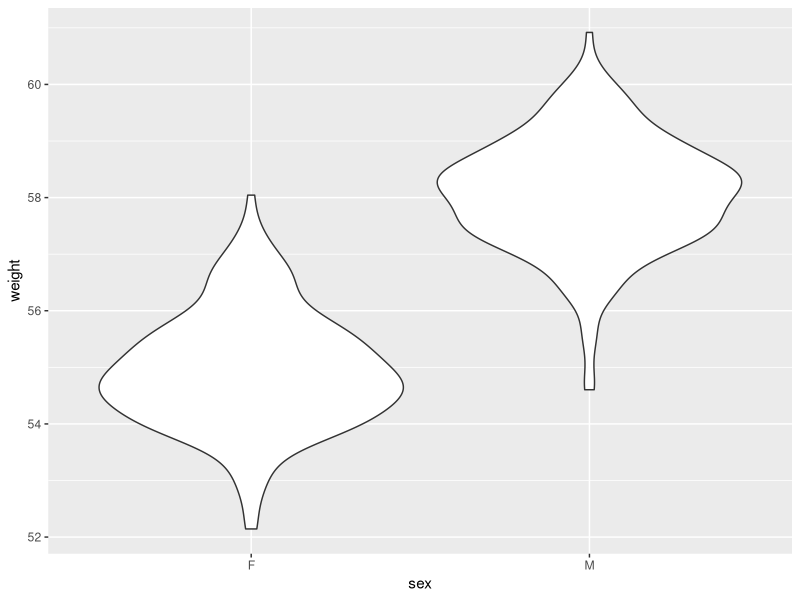
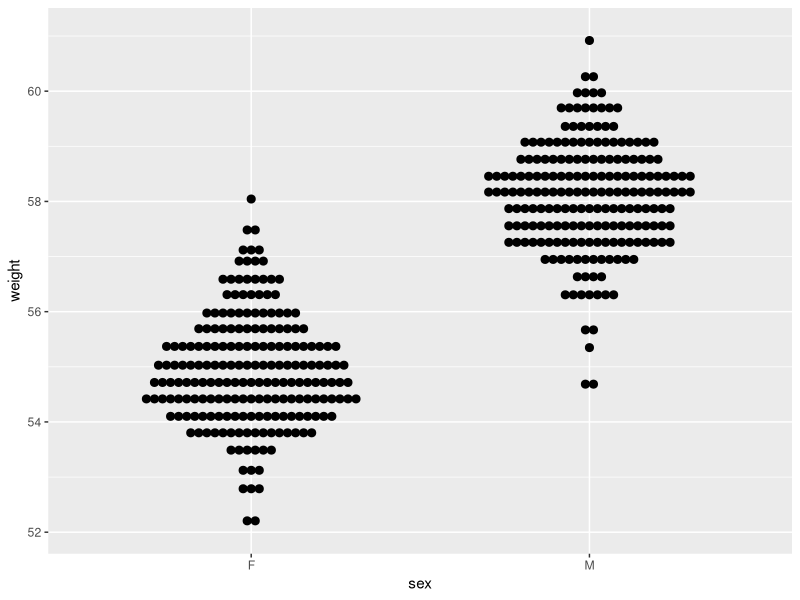
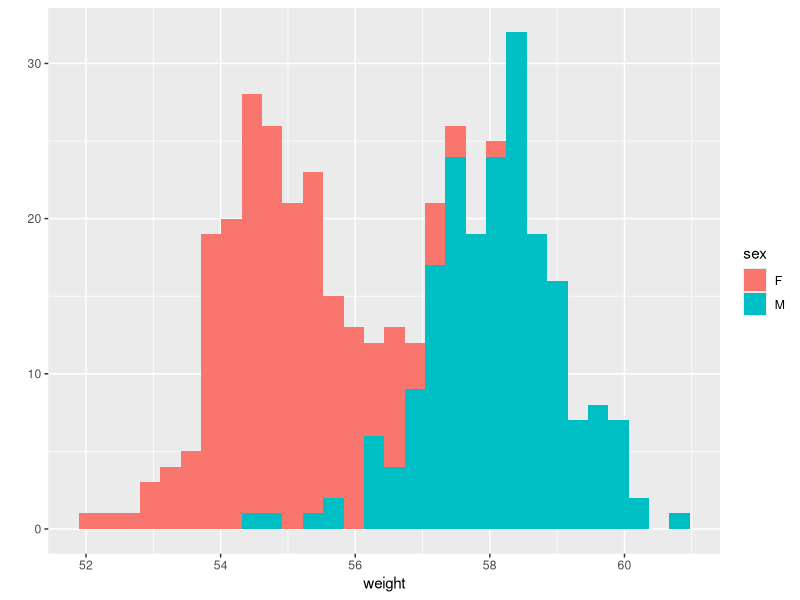
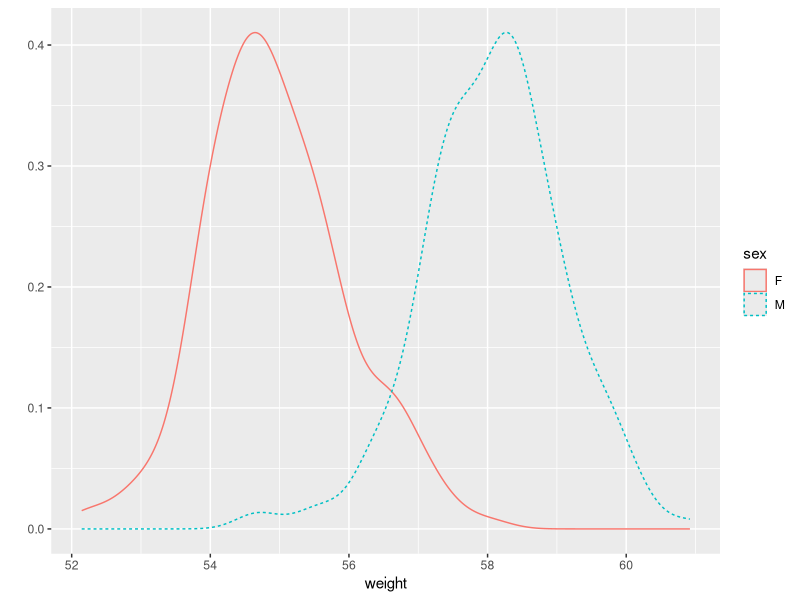

Generate these figures, in order, with R:
## ---- chunk 1
library(ggplot2)
#加载数据
data(mtcars)
df <- mtcars[, c("mpg","cyl","wt")]
#将cyl转换为因子型
df$cyl <- as.factor(df$cyl)
head(df)
set.seed(1234)
wdata = data.frame(
  sex = factor(rep(c("F", "M"), each=200)),
  weight = c(rnorm(200, 55), rnorm(200, 58)))
head(wdata)
qplot(sex, weight, data = wdata, geom = "violin")
qplot(sex, weight, data = wdata, geom = "dotplot",stackdir = "center", binaxis = "y", dotsize = 0.5)
# 直方图
qplot(weight, data = wdata, geom = "histogram",fill = sex)
# 密度图
qplot(weight, data = wdata, geom = "density", color = sex, linetype = sex)
